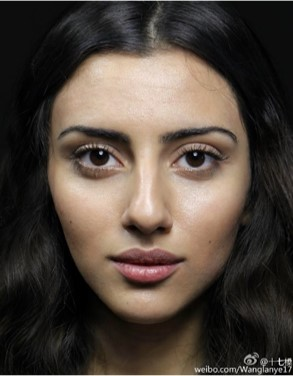
#> input picture 内容安全/内容安全第四次实验/data/face1.jpg, 293 x 376 px, given as the content of the folder ../PersonDetection/DATAIMAGE/positive, which was not available
$ python project3.py
#> lines starting #> are read from the running program, lines starting #| are printed output that depends on the picture; pictures that were not available may be replaced by others from this repository, and a replacement may not be noted
#> the answer given: 1
from skimage.feature import hog
import joblib, glob, os, cv2

from sklearn.svm import LinearSVC
from sklearn.neighbors import KNeighborsClassifier
import numpy as np

from imutils.object_detection import non_max_suppression
from skimage import color
from skimage.transform import pyramid_gaussian

pos_im_path = '../PersonDetection/DATAIMAGE/positive/'
neg_im_path = '../PersonDetection/DATAIMAGE/negative/'
model_path = '../PersonDetection/models/models1.dat'
predict_path = '../PersonDetection/test/test.jpg'

#滑动窗口
# [4 lines left out: function sliding_window, not called in this run]

def hog_train():
    #标签为1表示POS，标签为0表示NEG
    data = []
    labels = []
    train_data = []
    train_labels = []
    test_data = []
    test_labels = []

    #读取POS类数据集
    for filename in glob.glob(os.path.join(pos_im_path, "*.png")):
        #读取图像
        img = cv2.imread(filename, 0)
        #统一图像尺寸
        img = cv2.resize(img, (64, 128))
        #提取HOG特征
        fd = hog(img, orientations=9, pixels_per_cell=(8, 8), visualize=False, cells_per_block=(3, 3))
        #保存特征信息
        data.append(fd)
        labels.append(1)

    #读取NEG类数据集
    for filename in glob.glob(os.path.join(neg_im_path, "*.jpg")):
        #读取图像
        img = cv2.imread(filename, 0)
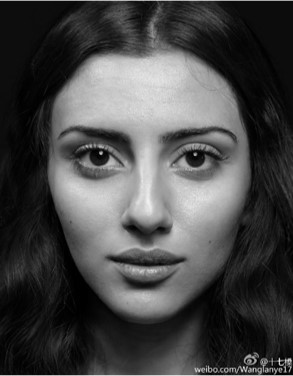
#> img: shape (376, 293); min 0, max 240, mean 71.1
        #统一图像尺寸
        img = cv2.resize(img, (64, 128))
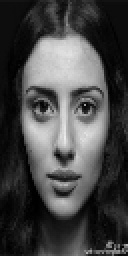
#> img: shape (128, 64) (shown 2 times larger); min 0, max 237, mean 70.4
        #提取HOG特征
        fd = hog(img, orientations=9, pixels_per_cell=(8, 8), visualize=False, cells_per_block=(3, 3))
#> fd = 6804 values, max 0.448 at index 465, min 0 at index 1, mean 0.0728
        #保存特征信息
        data.append(fd)
        labels.append(0)
    data = np.float32(data)
    labels = np.array(labels)

    #将数据集中的70%分为训练集，30%分为测试集
    num = int(len(data) * 0.7)
#> num = 0
    train_data = data[:num]
#> train_data = empty array
    train_labels = labels[:num]
#> train_labels = empty array
    test_data = data[num:]
    test_labels = labels[num:]
#> test_labels = [0]

    #使用SVM\KNN模型
    model = LinearSVC()
    #model = KNeighborsClassifier(n_neighbors=5)
#> (the run stopped early here; a loop or call above may not have finished)

$ run again, on 内容安全/内容安全第四次实验/data/face2.png
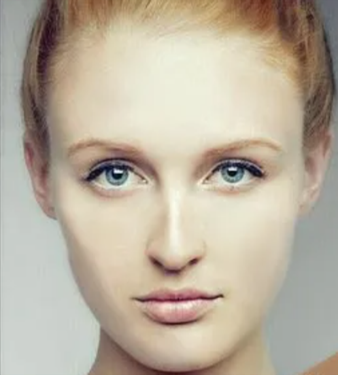
#> input picture 内容安全/内容安全第四次实验/data/face2.png, 338 x 375 px, given as the content of the folder ../PersonDetection/DATAIMAGE/positive, which was not available
#> in hog_train, `img = cv2.imread(filename, 0)`:
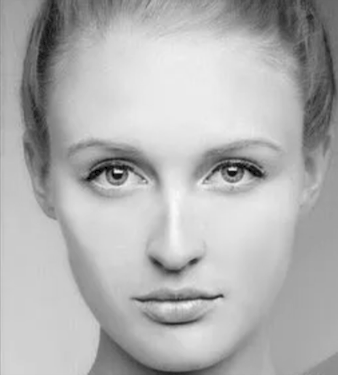
#> img: shape (375, 338); min 0, max 250, mean 177.3
#> in hog_train, `img = cv2.resize(img, (64, 128))`:
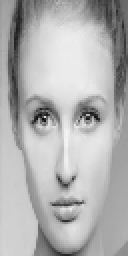
#> img: shape (128, 64) (shown 2 times larger); min 8, max 245, mean 177.2
#> fd = 6804 values, max 0.418 at index 1539, min 0 at index 3, mean 0.0677
#> num = 0
#> train_data = empty array
#> test_labels = [1]
